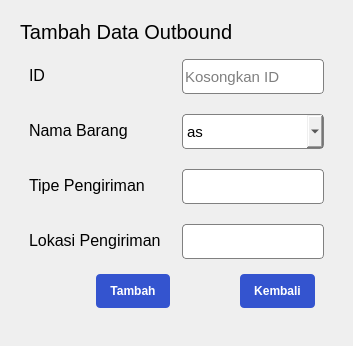
                    <widget class="QWidget" name="outboundCreatePage">
                     <property name="styleSheet">
                      <string notr="true">#fieldOutboundCreate_0,
#fieldOutboundCreate_1,
#fieldOutboundCreate_2,
#fieldOutboundCreate_3 {
	border: 1px solid #808080;
	border-radius: 4px;
}

#createOutboundBackBtn, #createOutboundAddBtn{
	border-radius: 4px;
	background-color: #3454cf;
	padding: 10px 14px;
	color: #fff;
}

#createOutboundDeleteBtn{
	border-radius: 4px;
	background-color: red;
	padding: 10px 14px;
	color: #fff;
}</string>
                     </property>
                     <layout class="QVBoxLayout" name="verticalLayout_48">
                      <item>
                       <widget class="QWidget" name="outboundThirdContent" native="true">
                        <property name="sizePolicy">
                         <sizepolicy hsizetype="Expanding" vsizetype="Expanding">
                          <horstretch>0</horstretch>
                          <verstretch>0</verstretch>
                         </sizepolicy>
                        </property>
                        <property name="styleSheet">
                         <string notr="true"/>
                        </property>
                        <layout class="QVBoxLayout" name="verticalLayout_46">
                         <item>
                          <widget class="QLabel" name="outboundCreate">
                           <property name="sizePolicy">
                            <sizepolicy hsizetype="Preferred" vsizetype="Preferred">
                             <horstretch>0</horstretch>
                             <verstretch>0</verstretch>
                            </sizepolicy>
                           </property>
                           <property name="maximumSize">
                            <size>
                             <width>16777215</width>
                             <height>40</height>
                            </size>
                           </property>
                           <property name="font">
                            <font>
                             <pointsize>15</pointsize>
                            </font>
                           </property>
                           <property name="text">
                            <string>Tambah Data Outbound</string>
                           </property>
                          </widget>
                         </item>
                         <item>
                          <widget class="QWidget" name="outboundFormCreate" native="true">
                           <property name="sizePolicy">
                            <sizepolicy hsizetype="Expanding" vsizetype="Expanding">
                             <horstretch>0</horstretch>
                             <verstretch>0</verstretch>
                            </sizepolicy>
                           </property>
                           <property name="styleSheet">
                            <string notr="true"/>
                           </property>
                           <layout class="QVBoxLayout" name="verticalLayout_47">
                            <item>
                             <layout class="QFormLayout" name="formLayout_9">
                              <property name="horizontalSpacing">
                               <number>21</number>
                              </property>
                              <property name="verticalSpacing">
                               <number>20</number>
                              </property>
                              <item row="0" column="0">
                               <widget class="QLabel" name="label_31">
                                <property name="maximumSize">
                                 <size>
                                  <width>200</width>
                                  <height>16777215</height>
                                 </size>
                                </property>
                                <property name="font">
                                 <font>
                                  <pointsize>12</pointsize>
                                 </font>
                                </property>
                                <property name="text">
                                 <string>ID</string>
                                </property>
                               </widget>
                              </item>
                              <item row="0" column="1">
                               <widget class="QLineEdit" name="fieldOutboundCreate_0">
                                <property name="sizePolicy">
                                 <sizepolicy hsizetype="Preferred" vsizetype="Preferred">
                                  <horstretch>0</horstretch>
                                  <verstretch>0</verstretch>
                                 </sizepolicy>
                                </property>
                                <property name="minimumSize">
                                 <size>
                                  <width>0</width>
                                  <height>35</height>
                                 </size>
                                </property>
                                <property name="maximumSize">
                                 <size>
                                  <width>200</width>
                                  <height>200</height>
                                 </size>
                                </property>
                                <property name="font">
                                 <font>
                                  <pointsize>11</pointsize>
                                 </font>
                                </property>
                                <property name="text">
                                 <string/>
                                </property>
                                <property name="readOnly">
                                 <bool>true</bool>
                                </property>
                                <property name="placeholderText">
                                 <string>Kosongkan ID</string>
                                </property>
                               </widget>
                              </item>
                              <item row="1" column="0">
                               <widget class="QLabel" name="label_32">
                                <property name="maximumSize">
                                 <size>
                                  <width>200</width>
                                  <height>16777215</height>
                                 </size>
                                </property>
                                <property name="font">
                                 <font>
                                  <pointsize>12</pointsize>
                                 </font>
                                </property>
                                <property name="text">
                                 <string>Nama Barang</string>
                                </property>
                               </widget>
                              </item>
                              <item row="2" column="0">
                               <widget class="QLabel" name="label_33">
                                <property name="maximumSize">
                                 <size>
                                  <width>200</width>
                                  <height>16777215</height>
                                 </size>
                                </property>
                                <property name="font">
                                 <font>
                                  <pointsize>12</pointsize>
                                 </font>
                                </property>
                                <property name="text">
                                 <string>Tipe Pengiriman</string>
                                </property>
                               </widget>
                              </item>
                              <item row="2" column="1">
                               <widget class="QLineEdit" name="fieldOutboundCreate_2">
                                <property name="minimumSize">
                                 <size>
                                  <width>0</width>
                                  <height>35</height>
                                 </size>
                                </property>
                                <property name="maximumSize">
                                 <size>
                                  <width>200</width>
                                  <height>200</height>
                                 </size>
                                </property>
                                <property name="font">
                                 <font>
                                  <pointsize>11</pointsize>
                                 </font>
                                </property>
                               </widget>
                              </item>
                              <item row="3" column="0">
                               <widget class="QLabel" name="label_34">
                                <property name="maximumSize">
                                 <size>
                                  <width>200</width>
                                  <height>16777215</height>
                                 </size>
                                </property>
                                <property name="font">
                                 <font>
                                  <pointsize>12</pointsize>
                                 </font>
                                </property>
                                <property name="text">
                                 <string>Lokasi Pengiriman</string>
                                </property>
                               </widget>
                              </item>
                              <item row="3" column="1">
                               <widget class="QLineEdit" name="fieldOutboundCreate_3">
                                <property name="minimumSize">
                                 <size>
                                  <width>0</width>
                                  <height>35</height>
                                 </size>
                                </property>
                                <property name="maximumSize">
                                 <size>
                                  <width>200</width>
                                  <height>200</height>
                                 </size>
                                </property>
                                <property name="font">
                                 <font>
                                  <pointsize>11</pointsize>
                                 </font>
                                </property>
                               </widget>
                              </item>
                              <item row="1" column="1">
                               <widget class="QComboBox" name="fieldOutboundCreate_1">
                                <property name="sizePolicy">
                                 <sizepolicy hsizetype="Preferred" vsizetype="Preferred">
                                  <horstretch>0</horstretch>
                                  <verstretch>0</verstretch>
                                 </sizepolicy>
                                </property>
                                <property name="minimumSize">
                                 <size>
                                  <width>0</width>
                                  <height>35</height>
                                 </size>
                                </property>
                                <property name="maximumSize">
                                 <size>
                                  <width>200</width>
                                  <height>200</height>
                                 </size>
                                </property>
                                <property name="font">
                                 <font>
                                  <pointsize>11</pointsize>
                                 </font>
                                </property>
                                <property name="styleSheet">
                                 <string notr="true">#fieldOutboundCreate_1 QListView{
	background-color: #fff;
	
}</string>
                                </property>
                                <item>
                                 <property name="text">
                                  <string>as</string>
                                 </property>
                                </item>
                               </widget>
                              </item>
                             </layout>
                            </item>
                            <item alignment="Qt::AlignRight">
                             <widget class="QWidget" name="btnForm_9" native="true">
                              <property name="sizePolicy">
                               <sizepolicy hsizetype="Preferred" vsizetype="Maximum">
                                <horstretch>0</horstretch>
                                <verstretch>0</verstretch>
                               </sizepolicy>
                              </property>
                              <layout class="QHBoxLayout" name="horizontalLayout_14">
                               <property name="spacing">
                                <number>70</number>
                               </property>
                               <item>
                                <widget class="QPushButton" name="createOutboundAddBtn">
                                 <property name="font">
                                  <font>
                                   <pointsize>9</pointsize>
                                   <weight>75</weight>
                                   <bold>true</bold>
                                  </font>
                                 </property>
                                 <property name="cursor">
                                  <cursorShape>PointingHandCursor</cursorShape>
                                 </property>
                                 <property name="text">
                                  <string>Tambah</string>
                                 </property>
                                </widget>
                               </item>
                               <item>
                                <widget class="QPushButton" name="createOutboundBackBtn">
                                 <property name="font">
                                  <font>
                                   <pointsize>9</pointsize>
                                   <weight>75</weight>
                                   <bold>true</bold>
                                  </font>
                                 </property>
                                 <property name="cursor">
                                  <cursorShape>PointingHandCursor</cursorShape>
                                 </property>
                                 <property name="text">
                                  <string>Kembali</string>
                                 </property>
                                </widget>
                               </item>
                              </layout>
                             </widget>
                            </item>
                           </layout>
                          </widget>
                         </item>
                        </layout>
                       </widget>
                      </item>
                     </layout>
                    </widget>
